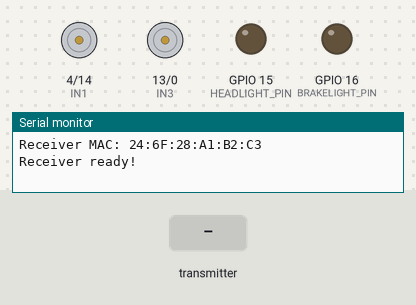
Simulated run of this sketch. Board: ESP8266 (NodeMCU). Parts: motor-driver pin pairs drawn as motors (green arrow = first pin HIGH = forward, orange = second pin HIGH = backward, longer = more drive, scaled by the enable pin), output pins drawn as LEDs (lit = HIGH), the last lines printed to the serial monitor. The inputs (shaded band) are chosen by the test bench.

Above: at 1.2 s.
1.3 s: the transmitter starts sending leftSpeed = 0
At 1.8 s:
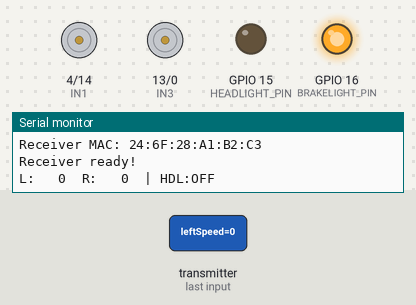
3.5 s: the transmitter starts sending rightSpeed = 256
At 4.6 s:
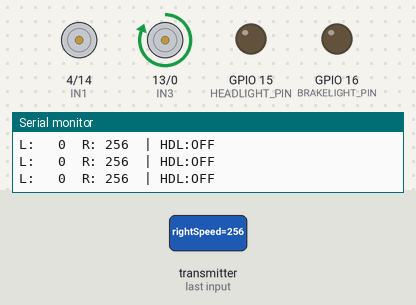
5.0 s: the transmitter starts sending headlight = 1
At 5.9 s:
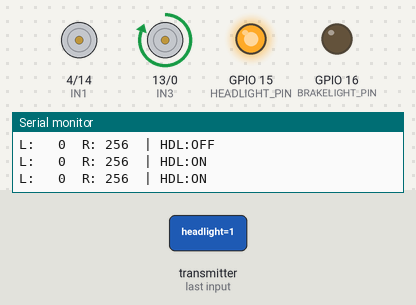
6.5 s: the transmitter starts sending leftSpeed = 256
At 7.1 s:
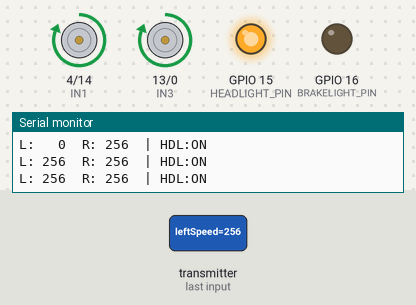
8.0 s: the transmitter starts sending rightSpeed = 0
At 9.2 s:
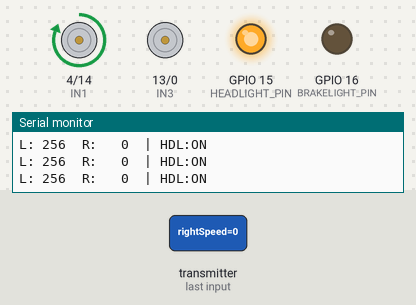
9.5 s: the transmitter starts sending headlight = 0
At 10.5 s:
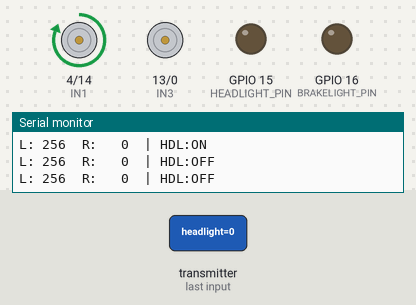
Timing chart, 0 to 12.0 s (numbered marks = the images above; inputs shaded):
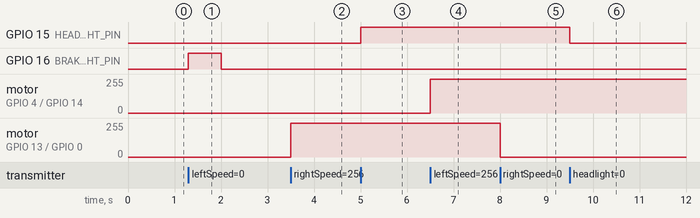

Measured:
- after the input at 1.3 s, GPIO 16 (BRAKELIGHT_PIN): LOW → HIGH at once, → LOW 0.70 s later
- after the input at 3.5 s, motor on GPIO 13 (IN3) / GPIO 0 (IN4): stopped → forward 255/255 at once
- after the input at 5.0 s, GPIO 15 (HEADLIGHT_PIN): LOW → HIGH at once
- after the input at 6.5 s, motor on GPIO 4 (IN1) / GPIO 14 (IN2): stopped → forward 255/255 at once
- after the input at 8.0 s, motor on GPIO 13 (IN3) / GPIO 0 (IN4): forward 255/255 → stopped at once
- after the input at 9.5 s, GPIO 15 (HEADLIGHT_PIN): HIGH → LOW at once

The sketch:

final_reciever_code.ino
```cpp
/*
 * RECEIVER CODE - ESP8266 + L298N + Headlight + Brakelight
 * ==========================================================
 * L298N   --> ESP8266
 *   ENA   --> D1 (GPIO5)
 *   IN1   --> D2 (GPIO4)
 *   IN2   --> D5 (GPIO14)
 *   ENB   --> D6 (GPIO12)
 *   IN3   --> D7 (GPIO13)
 *   IN4   --> D3 (GPIO0)
 *
 * Headlight (2N2222 base) --> D8 (GPIO15)
 * Brakelight (BC547 base) --> D4 (GPIO2)
 */

#include <ESP8266WiFi.h>
#include <espnow.h>

// Motor A — Left wheels
#define ENA   5    // D1
#define IN1   4    // D2
#define IN2   14   // D5

// Motor B — Right wheels
#define ENB   12   // D6
#define IN3   13   // D7
#define IN4   0    // D3

// Lights
#define HEADLIGHT_PIN  15   // D8 — 2N2222 base
#define BRAKELIGHT_PIN 16    // D4 — BC547 base

// Brakelight auto-off timer
unsigned long lastBrakeTime = 0;
#define BRAKE_TIMEOUT  2000   // 2 seconds

typedef struct {
  int leftSpeed;
  int rightSpeed;
  bool headlight;
} MotorData;

MotorData motorData;

void driveMotorA(int speed) {
  if (speed > 0) {
    digitalWrite(IN1, HIGH);
    digitalWrite(IN2, LOW);
    analogWrite(ENA, constrain(speed, 0, 255));
  } else if (speed < 0) {
    digitalWrite(IN1, LOW);
    digitalWrite(IN2, HIGH);
    analogWrite(ENA, constrain(-speed, 0, 255));
  } else {
    digitalWrite(IN1, LOW);
    digitalWrite(IN2, LOW);
    analogWrite(ENA, 0);
  }
}

void driveMotorB(int speed) {
  if (speed > 0) {
    digitalWrite(IN3, HIGH);
    digitalWrite(IN4, LOW);
    analogWrite(ENB, constrain(speed, 0, 255));
  } else if (speed < 0) {
    digitalWrite(IN3, LOW);
    digitalWrite(IN4, HIGH);
    analogWrite(ENB, constrain(-speed, 0, 255));
  } else {
    digitalWrite(IN3, LOW);
    digitalWrite(IN4, LOW);
    analogWrite(ENB, 0);
  }
}

void stopAll() {
  driveMotorA(0);
  driveMotorB(0);
}

bool isForward(int left, int right) {
  // Pure forward or forward+turn (both non-negative, at least one positive)
  return (left >= 0 && right >= 0 && (left > 0 || right > 0));
}

bool isBackward(int left, int right) {
  return (left < 0 && right < 0);
}

bool isStopped(int left, int right) {
  return (left == 0 && right == 0);
}

bool isSpotTurn(int left, int right) {
  // One positive one negative = spot turn in place
  return (left > 0 && right < 0) || (left < 0 && right > 0);
}

void updateBrakelight(int left, int right) {
  if (isBackward(left, right) || isSpotTurn(left, right)) {
    // Backward or spot turn → brakelight ON, reset timer
    digitalWrite(BRAKELIGHT_PIN, HIGH);
    lastBrakeTime = millis();

  } else if (isStopped(left, right)) {
    // Stopped → brakelight ON but start/keep timer
    digitalWrite(BRAKELIGHT_PIN, HIGH);
    // Auto-off after 2 seconds
    if (millis() - lastBrakeTime >= BRAKE_TIMEOUT) {
      digitalWrite(BRAKELIGHT_PIN, LOW);
    }

  } else if (isForward(left, right)) {
    // Forward or forward turn → brakelight OFF always
    digitalWrite(BRAKELIGHT_PIN, LOW);
    lastBrakeTime = millis(); // keep resetting so timer doesn't fire
  }
}

void onReceive(uint8_t *mac, uint8_t *data, uint8_t len) {
  if (len == sizeof(MotorData)) {
    memcpy(&motorData, data, sizeof(MotorData));

    driveMotorA(motorData.leftSpeed);
    driveMotorB(motorData.rightSpeed);

    // Headlight
    digitalWrite(HEADLIGHT_PIN, motorData.headlight ? HIGH : LOW);

    // Brakelight logic
    updateBrakelight(motorData.leftSpeed, motorData.rightSpeed);

    Serial.printf("L:%4d  R:%4d  | HDL:%s\n",
                  motorData.leftSpeed, motorData.rightSpeed,
                  motorData.headlight ? "ON" : "OFF");
  }
}

void setup() {
  Serial.begin(115200);

  pinMode(ENA, OUTPUT); pinMode(IN1, OUTPUT); pinMode(IN2, OUTPUT);
  pinMode(ENB, OUTPUT); pinMode(IN3, OUTPUT); pinMode(IN4, OUTPUT);
  pinMode(HEADLIGHT_PIN, OUTPUT);
  pinMode(BRAKELIGHT_PIN, OUTPUT);

  digitalWrite(HEADLIGHT_PIN, LOW);
  digitalWrite(BRAKELIGHT_PIN, LOW);
  stopAll();

  WiFi.mode(WIFI_STA);
  WiFi.disconnect();

  Serial.print("Receiver MAC: ");
  Serial.println(WiFi.macAddress());

  if (esp_now_init() != 0) {
    Serial.println("ESP-NOW init FAILED!");
    while (true);
  }

  esp_now_set_self_role(ESP_NOW_ROLE_SLAVE);
  esp_now_register_recv_cb(onReceive);

  Serial.println("Receiver ready!");
}

void loop() {
  // Brakelight auto-off check runs continuously
  // even between ESP-NOW packets
  if (isStopped(motorData.leftSpeed, motorData.rightSpeed)) {
    if (millis() - lastBrakeTime >= BRAKE_TIMEOUT) {
      digitalWrite(BRAKELIGHT_PIN, LOW);
    }
  }
  delay(10);
}
```
